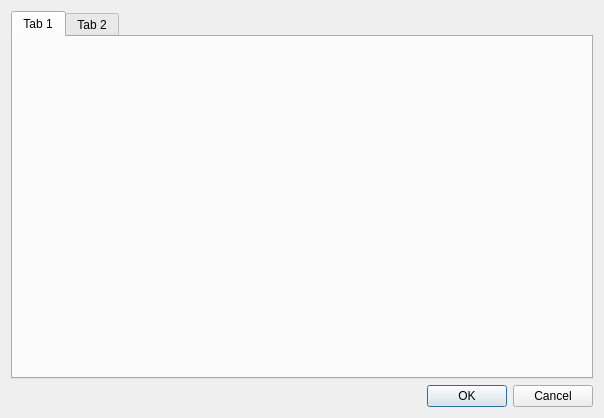
<?xml version="1.0" encoding="UTF-8"?>
<ui version="4.0">
 <class>Dialog</class>
 <widget class="QDialog" name="Dialog">
  <property name="geometry">
   <rect>
    <x>0</x>
    <y>0</y>
    <width>604</width>
    <height>418</height>
   </rect>
  </property>
  <property name="windowTitle">
   <string>Dialog</string>
  </property>
  <layout class="QGridLayout" name="gridLayout">
   <item row="0" column="0">
    <layout class="QVBoxLayout" name="verticalLayout">
     <item>
      <widget class="QTabWidget" name="tabWidget">
       <widget class="QWidget" name="tab">
        <attribute name="title">
         <string>Tab 1</string>
        </attribute>
       </widget>
       <widget class="QWidget" name="tab_2">
        <attribute name="title">
         <string>Tab 2</string>
        </attribute>
       </widget>
      </widget>
     </item>
     <item>
      <widget class="QDialogButtonBox" name="buttonBox">
       <property name="orientation">
        <enum>Qt::Orientation::Horizontal</enum>
       </property>
       <property name="standardButtons">
        <set>QDialogButtonBox::StandardButton::Cancel|QDialogButtonBox::StandardButton::Ok</set>
       </property>
      </widget>
     </item>
    </layout>
   </item>
  </layout>
 </widget>
 <resources/>
 <connections>
  <connection>
   <sender>buttonBox</sender>
   <signal>accepted()</signal>
   <receiver>Dialog</receiver>
   <slot>accept()</slot>
   <hints>
    <hint type="sourcelabel">
     <x>248</x>
     <y>254</y>
    </hint>
    <hint type="destinationlabel">
     <x>157</x>
     <y>274</y>
    </hint>
   </hints>
  </connection>
  <connection>
   <sender>buttonBox</sender>
   <signal>rejected()</signal>
   <receiver>Dialog</receiver>
   <slot>reject()</slot>
   <hints>
    <hint type="sourcelabel">
     <x>316</x>
     <y>260</y>
    </hint>
    <hint type="destinationlabel">
     <x>286</x>
     <y>274</y>
    </hint>
   </hints>
  </connection>
 </connections>
</ui>
